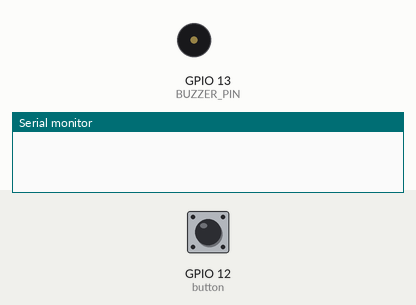
A sketch run on a simulated ESP32. On the bench: buzzer (waves = sounding), the last lines printed to the serial monitor. Inputs (shaded band) come from the test bench; at power-on: GPIO 12 (button) HIGH.

Above: at 1.2 s.
1.3 s: GPIO 12 (button) pulled LOW for 1 s
At 3.4 s:
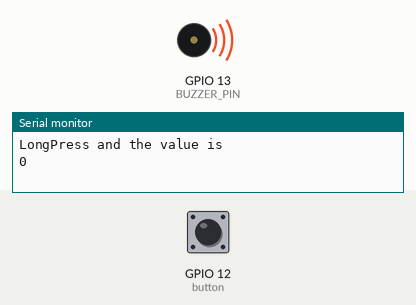
3.8 s: GPIO 12 (button) pulled LOW for 0.15 s
At 5.2 s:
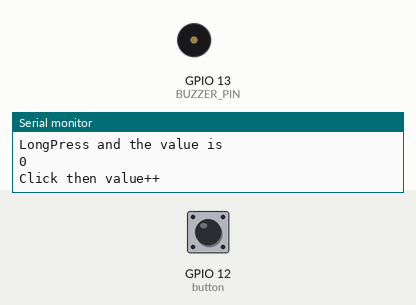
5.5 s: GPIO 12 (button) pulled LOW for 3.2 s
At 6.6 s:
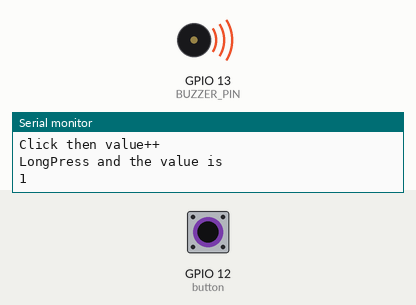
Timing chart, 0 to 8.5 s (numbered marks = the images above; inputs shaded):
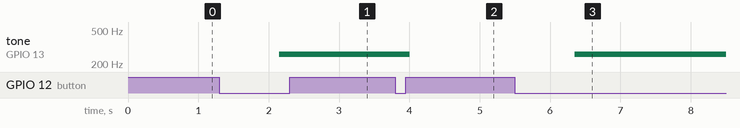

Measured:
- after the input at 1.3 s, tone on GPIO 13 (BUZZER_PIN): silent → 261 Hz after 0.85 s
- after the input at 3.8 s, tone on GPIO 13 (BUZZER_PIN): 261 Hz → silent after 0.20 s
- after the input at 5.5 s, tone on GPIO 13 (BUZZER_PIN): silent → 261 Hz after 0.85 s

The sketch:

button_pressed.ino
```cpp
#include <Arduino.h>
#include <OneButton.h>

// The ESP32 has 16 channels which can generate 16 independent waveforms
// We'll just choose PWM channel 0 here
const int TONE_PWM_CHANNEL = 0;

class Button{
private:
  OneButton button;
  int value;
public:
  explicit Button(uint8_t pin):button(pin) {
    button.attachClick([](void *scope) { ((Button *) scope)->Clicked();}, this);
//    button.attachDoubleClick([](void *scope) { ((Button *) scope)->DoubleClicked();}, this);
    button.attachLongPressStart([](void *scope) { ((Button *) scope)->LongPressed();}, this);
  }

  void Clicked(){
    ledcWrite(0, 0);
    Serial.println("Click then value++");
    value++;
  }

//  void DoubleClicked(){
//
//    Serial.println("DoubleClick");
//  }

  void LongPressed(){
    ledcWriteNote(TONE_PWM_CHANNEL, NOTE_C, 4);
    Serial.println("LongPress and the value is");
    Serial.println(value);
  }

  void handle(){
    button.tick();
  }
};

Button button(12);
#define BUZZER_PIN 13 // ESP32 GIOP13 pin connected to buzzer's pin

void setup() {
  Serial.begin(115200);
  ledcAttachPin(BUZZER_PIN, TONE_PWM_CHANNEL);
}

void loop() {
  button.handle();
}
```
